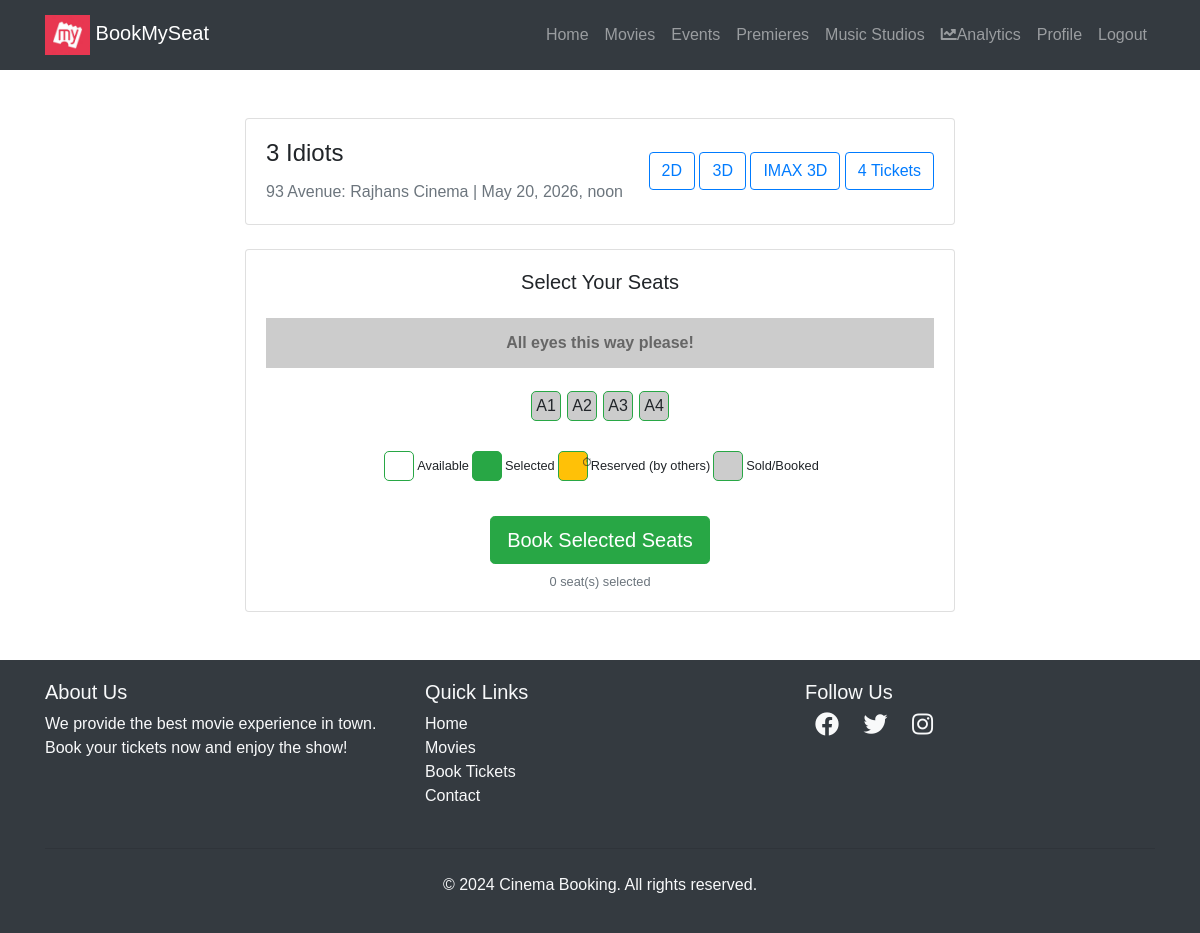
The page /movies/theater/1/seats/book/ (signed in) on the database as committed earlier.
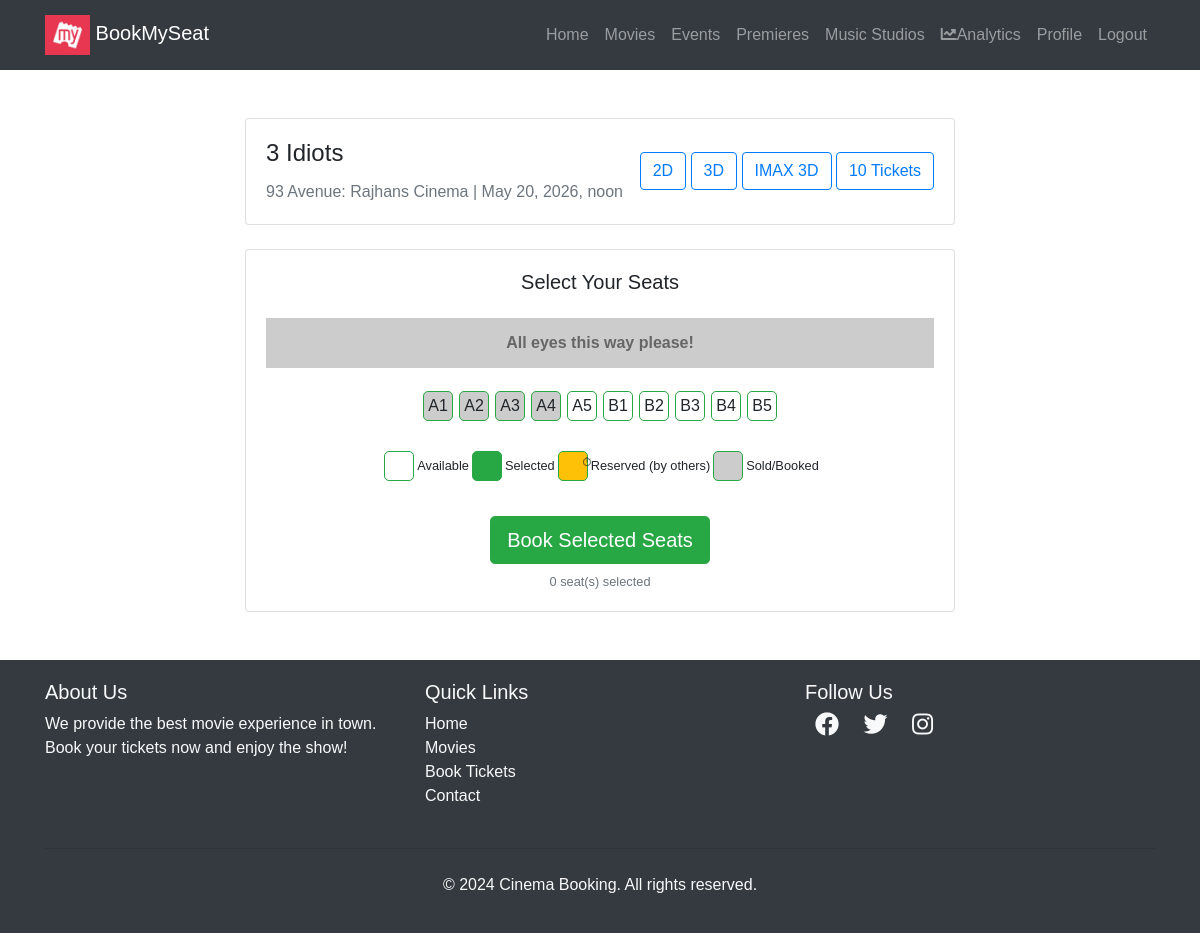
The same page on the database as committed later.
### movies/models.py (models this page shows, shortened)
class Theater(models.Model):
    name = models.CharField(max_length=255)
    movie = models.ForeignKey(
        Movie, on_delete=models.CASCADE, related_name="theaters"
    )
    time = models.DateTimeField()

class Movie(models.Model):
    name = models.CharField(max_length=255)
    image = models.ImageField(upload_to="movies/")
    rating = models.DecimalField(max_digits=3, decimal_places=1)
    cast = models.TextField()
    description = models.TextField(blank=True, null=True)  # optional
    release_date = models.DateField(blank=True, null=True, help_text="Movie release date")
    runtime = models.IntegerField(blank=True, null=True, help_text="Runtime in minutes")
    director = models.CharField(max_length=255, blank=True, null=True, help_text="Movie director name(s)")
    trailer_url = models.URLField(
        blank=True,
        null=True,
        help_text="Full YouTube URL (youtube.com or youtu.be). Stored safely as video ID.",
    )
    language = models.ForeignKey(
        Language,
        on_delete=models.PROTECT,
        related_name="movies",
        db_index=True,
    )
    genres = models.ManyToManyField(Genre, related_name="movies", blank=True)
    class Meta:
        ordering = ["-rating", "name"]
        indexes = [
            models.Index(fields=["name"]),
            models.Index(fields=["rating"]),
            models.Index(fields=["language"]),
            models.Index(fields=["language", "name"]),
            models.Index(fields=["name", "id"]),
            models.Index(fields=["rating", "id"]),
        ]
    _YOUTUBE_ID_RE = re.compile(r"^[A-Za-z0-9_-]{10,12}$")

class Seat(models.Model):
    theater = models.ForeignKey(
        Theater, on_delete=models.CASCADE, related_name="seats"
    )
    seat_number = models.CharField(max_length=10)
    is_booked = models.BooleanField(default=False)

### movies/views.py (the view, shortened to what this page needs)
# urls.py: path('theater/<int:theater_id>/seats/book/', views.book_seats, name='book_seats'),
@login_required(login_url='/login/')
def book_seats(request, theater_id):
    theater = get_object_or_404(Theater, id=theater_id)
    seats = Seat.objects.filter(theater=theater)
    reservations = SeatReservation.objects.filter(
        seat__theater=theater,
        expires_at__gt=timezone.now()
    ).select_related('seat', 'user')
    reserved_seat_ids = set(reservations.values_list('seat_id', flat=True))
    return render(request, 'movies/seat_selection.html', {
        'theater': theater,
        "seats": seats,
        'reservations': reservations,
        'reserved_seat_ids': reserved_seat_ids
    })

### templates/movies/seat_selection.html (shortened to what this page needs)
{% extends "users/basic.html" %}
{% block content %}
<div class="container mt-5">
  <div class="row">
    <div class="col-lg-8 mx-auto">
      <div class="card mb-4">
        <div class="card-body">
          <div class="d-flex justify-content-between align-items-center flex-wrap">
            <div>
              <h4 class="card-title">{{ theater.movie.name }}</h4>
              <p class="card-text text-muted">
                {{ theater.name }} | {{ theater.time }}
              </p>
            </div>
            <div class="mt-2 mt-sm-0">
              <button class="btn btn-outline-primary me-2 mb-2 mb-sm-0">
                2D
              </button>
              <button class="btn btn-outline-primary me-2 mb-2 mb-sm-0">
                3D
              </button>
              <button class="btn btn-outline-primary mb-2 mb-sm-0">
                IMAX 3D
              </button>
              <button class="btn btn-outline-primary mb-2 mb-sm-0">
                {{seats|length}} Tickets
              </button>
            </div>
          </div>
        </div>
      </div>
      <div class="card">
        <div class="card-body">
          <h5 class="card-title text-center mb-4">Select Your Seats</h5>
          <div class="screen">All eyes this way please!</div>
          <form method="POST" id="seat-selection-form">
            <div class="d-flex justify-content-center flex-wrap mb-4" id="seats-container">
              {% for seat in seats %}
              <div class="seat {% if seat.is_booked %}sold{% elif seat.id in reserved_seat_ids %}reserved{% endif %}"
                   id="seat-wrapper-{{ seat.id }}"
                   data-seat-id="{{ seat.id }}"
                   title="Seat {{ seat.seat_number }}">
                {% if not seat.is_booked and seat.id not in reserved_seat_ids %}
                <label
                  for="seat-{{ seat.id }}"
                  class="w-100 h-100 d-flex align-items-center justify-content-center"
                  >{{ seat.seat_number }}</label
                >
                {% else %}
                <span class="w-100 h-100 d-flex align-items-center justify-content-center">{{ seat.seat_number }}</span>
                {% endif %}
              </div>
              {% endfor %}
            </div>
            <div class="d-flex justify-content-center mb-4 flex-wrap">
              <div class="d-flex align-items-center me-4 mb-2">
                <div class="seat" style="background-color: white"></div>
                <span class="ms-2 small">Available</span>
              </div>
              <div class="d-flex align-items-center me-4 mb-2">
                <div class="seat selected"></div>
                <span class="ms-2 small">Selected</span>
              </div>
              <div class="d-flex align-items-center me-4 mb-2">
                <div class="seat reserved"></div>
                <span class="ms-2 small">Reserved (by others)</span>
              </div>
              <div class="d-flex align-items-center mb-2">
                <div class="seat sold"></div>
                <span class="ms-2 small">Sold/Booked</span>
              </div>
            </div>
            <div class="text-center">
              <button type="submit" class="btn btn-success btn-lg" id="book-btn">
                Book Selected Seats
              </button>
              <div id="selected-count" class="mt-2 text-muted small">
                <span id="seat-count">0</span> seat(s) selected
              </div>
            </div>
          </form>
        </div>
      </div>
    </div>
  </div>
</div>
{% endblock %}

### templates/users/basic.html (shortened to what this page needs)
<!DOCTYPE html>
<html lang="en">
  <head>
    <link
      href="https://cdn.jsdelivr.net/npm/bootstrap-icons/font/bootstrap-icons.css"
      rel="stylesheet"
    />
    <link
      rel="stylesheet"
      href="https://maxcdn.bootstrapcdn.com/bootstrap/4.0.0/css/bootstrap.min.css"
    />
    <link
      rel="stylesheet"
      href="https://cdnjs.cloudflare.com/ajax/libs/font-awesome/5.15.3/css/all.min.css"
    />
  </head>
  <body>
    <nav class="navbar navbar-expand-lg navbar-dark bg-dark">
      <div class="container">
        <a class="navbar-brand" href="/"
          ><img
            alt="logo"
            height="40"
            width="45"
          />
          BookMySeat</a
        >
        <div class="collapse navbar-collapse" id="navbarNav">
          <ul class="navbar-nav ml-auto">
            <li class="nav-item">
              <a class="nav-link" href="/">Home</a>
            </li>
            <li class="nav-item">
              <a class="nav-link" href="{% url 'movie_list' %}">Movies</a>
            </li>
            <li class="nav-item">
              <a class="nav-link" href="{% url 'events' %}">Events</a>
            </li>
            <li class="nav-item">
              <a class="nav-link" href="{% url 'premieres' %}">Premieres</a>
            </li>
            <li class="nav-item">
              <a class="nav-link" href="{% url 'music_studios' %}">Music Studios</a>
            </li>
            {% if user.is_authenticated %}
            {% if user.is_staff %}
            <li class="nav-item">
              <a class="nav-link" href="{% url 'analytics:dashboard' %}"><i class="fas fa-chart-line me-1"></i>Analytics</a>
            </li>
            {% endif %}
            <li class="nav-item">
              <a class="nav-link" href="{% url 'profile' %}">Profile</a>
            </li>
            <li class="nav-item">
              <form method="Post" action="{% url 'logout' %}">
                <button
                  type="submit"
                  class="nav-link"
                  style="border: none; background: none"
                >
                  Logout
                </button>
              </form>
            </li>
            {% endif %}
          </ul>
        </div>
      </div>
    </nav>
    <div class="container">{% block content %} {% endblock %}</div>
    <footer class="footer mt-5">
      <div class="container">
        <div class="row">
          <div class="col-md-4 mb-4 mb-md-0">
            <h5>About Us</h5>
            <p>
              We provide the best movie experience in town. Book your tickets
              now and enjoy the show!
            </p>
          </div>
          <div class="col-md-4 mb-4 mb-md-0">
            <h5>Quick Links</h5>
            <ul class="list-unstyled">
              <li><a href="#">Home</a></li>
              <li><a href="#">Movies</a></li>
              <li><a href="#">Book Tickets</a></li>
              <li><a href="#">Contact</a></li>
            </ul>
          </div>
          <div class="col-md-4">
            <h5>Follow Us</h5>
            <div class="social-icons">
              <a href="#"><i class="fab fa-facebook"></i></a>
              <a href="#"><i class="fab fa-twitter"></i></a>
              <a href="#"><i class="fab fa-instagram"></i></a>
            </div>
          </div>
        </div>
        <hr class="mt-4 mb-4" />
        <div class="text-center">
          <p>&copy; 2024 Cinema Booking. All rights reserved.</p>
        </div>
      </div>
    </footer>
  </body>
</html>

### templates/users/basic.html (style rules this page uses)
body { font-family: Arial, sans-serif; }
.navbar { background-color: #fff; padding: 10px 20px; }
.navbar-brand img { height: 40px; }
.navbar-nav .nav-link { color: #000; }
.footer { background-color: #343a40; color: #f8f9fa; padding: 20px 0; }
.footer a { color: #f8f9fa; text-decoration: none; }
.footer .social-icons i { font-size: 24px; margin: 0 10px; transition: color 0.3s; }

### templates/movies/seat_selection.html (style rules this page uses)
body { font-family: Arial, sans-serif; }
.seat { width: 30px; height: 30px; border: 1px solid #28a745; margin: 3px; text-align: center; line-height: 30px; cursor: pointer; border-radius: 5px; transition: background-color 0.3s, color 0.3s; position: relative; }
.seat.selected { background-color: #28a745; color: white; }
.seat.sold { background-color: #ccc; cursor: not-allowed; }
.seat.reserved { background-color: #ffc107; cursor: not-allowed; }
.seat.reserved::after { content: "⏱"; position: absolute; top: -5px; right: -5px; font-size: 12px; }
.screen { margin: 20px 0; background-color: #ccc; height: 50px; text-align: center; line-height: 50px; color: #666; font-weight: bold; }

Rows that differ between the two databases and show on the page:
added Seat: seat_number "A5"
added Seat: seat_number "B1"
added Seat: seat_number "B2"
added Seat: seat_number "B3"
added Seat: seat_number "B4"
added Seat: seat_number "B5"
Other text that changed with them:
{{ seats|length }}: "4" → "10"
